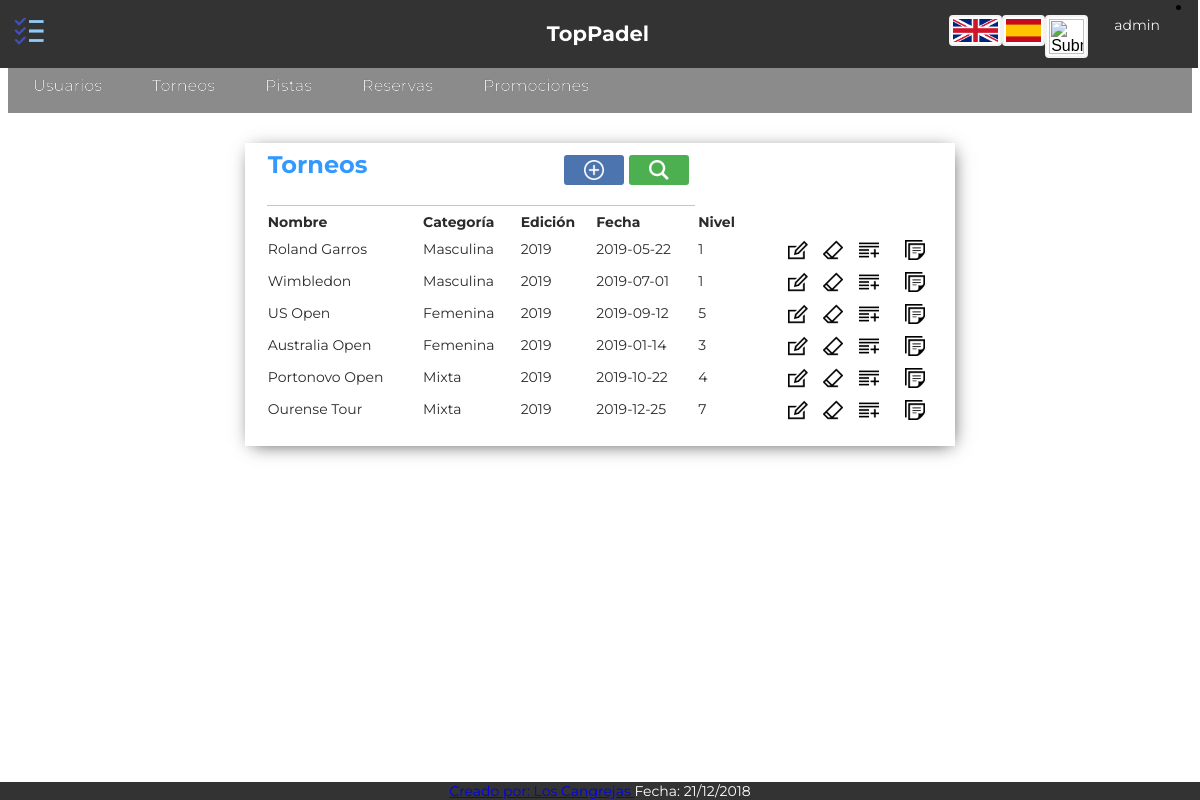
The page /Controllers/Torneos_Controller.php (signed in) on the database its author committed.
### tables this page shows
CREATE TABLE `torneo` (
  `ID_Torneo` tinyint(5) NOT NULL,
  `nombre` varchar(45) NOT NULL,
  `categoria` varchar(15) NOT NULL,
  `fecha` date NOT NULL,
  `edicion` int(5) NOT NULL,
  `nivel` int(5) NOT NULL
);

### Functions/Authentication.php (called while the page is built)
<?php
function IsAuthenticated(){
	if (!isset($_SESSION['login'])){
		return false;
	}
	else{
		return true;
	}
}
?>

### Models/Torneos_Model.php (called while the page is built, shortened)
<?php
class Torneos_Model{
	var $ID_Torneo;
	var $nombre;
	var $categoria;
	var $edicion;
	var $fecha;
	var $nivel;
	function __construct ($ID_Torneo,$nombre,$categoria,$edicion,$fecha,$nivel){
		$this -> ID_Torneo = $ID_Torneo;
		$this -> nombre = $nombre;
		$this -> categoria = $categoria;
		$this -> edicion = $edicion;
		$this -> fecha = $fecha;
		$this -> nivel = $nivel;
		include_once 'Access_DB.php';
		$this->mysqli = ConnectDB();
		}
function search(){
	     $sql = "SELECT *
       			FROM torneo
    			WHERE
    				(
    				(`ID_Torneo` LIKE '%$this->ID_Torneo%') &&
	 				(`nombre` LIKE '%$this->nombre%') &&
					(`categoria` LIKE '%$this->categoria%') &&
					(`edicion` LIKE '%$this->edicion%') &&
					(`fecha` LIKE '%$this->fecha%') &&
					(`nivel` LIKE '%$this->nivel%')
    				)";
    if (!($resultado = $this->mysqli->query($sql))){
		return 'Error en la búsqueda';
	}
    else{
		return $resultado;
	}
}
}
?>

### Models/Access_DB.php (called while the page is built)
<?php
function ConnectDB()
{
    $mysqli = new mysqli("localhost", "todolist", "todolist", "todolist");
	if ($mysqli->connect_errno) {
		include './MESSAGE.php';
		new MESSAGE("Fallo al conectar a MySQL: (" . $mysqli->connect_errno . ") " . $mysqli->connect_error, './index.php');
		return false;
	}
	else{
		return $mysqli;
	}
}
?>

### Views/Torneos_SHOWALL_View.php (the view, shortened to what this page needs)
<?php
include_once '../Functions/Authentication.php';
include '../Views/Header.php';
 class Torneos_SHOWALL{
	var $datos;
	function __construct($datos,$enlace){
		$this -> datos = $datos;
		$this -> mostrar();
	}
	function mostrar(){
?>
	<div class="showall">
		<table class="showAllUsers">
			<tr><th class="title" colspan="4"><?php echo $strings['Torneos']; ?>
			<form class="tableActions" action="../Controllers/Torneos_Controller.php" method="">
			<button class="buscar-little" name="action" value="Confirmar_SEARCH1" type="submit"></button>
			<button class="anadir-little"  name="action" value="Confirmar_ADD" type="submit"></button>
			</form></th></tr>
			<tr>
				<th><?php echo $strings['Nombre']; ?></th>
				<th><?php echo $strings['Categoria']; ?></th>
				<th><?php echo $strings['Edicion']; ?></th>
				<th><?php echo $strings['Fecha']; ?></th>
				<th><?php echo $strings['Nivel']; ?></th>
				<th></th>
			</tr>
		<?php
			while($fila = $this ->datos->fetch_array()){
		?>
			<tr>
				<form action="../Controllers/Torneos_Controller.php" method="post" name="action" >
					<td><?php echo $fila['nombre']; ?></td>
					<td><?php echo $fila['categoria']; ?></td>
					<td><?php echo $fila['edicion']; ?></td>
					<td><?php echo $fila['fecha']; ?></td>
					<td><?php echo $fila['nivel']; ?></td>
					<td style="text-align:right">
						<button class="editar" name="action" value="Confirmar_EDIT" type="submit"></button>
						<button class="borrar" name="action" value="Confirmar_DELETE1" type="submit"></button>
						<button class="add" name="action" value="Confirmar_SHOWCURRENT" type="submit"></button>
					</td>
				</form>
				<form action="../Controllers/Inscripcion_Controller.php" method="post" name="action" >
					<td style="text-align:right">
						<button class="inscripcion" name="action" value="Confirmar_INSCRIPCION1" type="submit"></button>
					</td>
					</form>
			</tr>
		<?php
			}
		?>
		</table>
	</div>
<?php
    }
}
?>
<footer>
	<?php include '../Views/Footer.php'; ?>

### Controllers/Torneos_Controller.php (shortened to what this page needs)
<?php
include_once "../Functions/Authentication.php";
if(!IsAuthenticated()){
	new MESSAGE('No puedes ver nada sin loguearte','../index.php');
}else{
	include_once "../Models/Torneos_Model.php";
	include_once "../Views/Torneos_SHOWALL_View.php";
	switch ($_REQUEST['action']){
		default:
		if(isset($_SESSION['tipo'])){
		if($_SESSION['tipo']=='ADMIN'){
			$torneo = new Torneos_Model('','','','','','');
			$datos = $torneo -> search();
			$respuesta = new Torneos_SHOWALL($datos,'../Controllers/Torneos_Controller.php');
		}else{
			$torneo = new Torneos_Model('','','','','','');
			$datos = $torneo -> searchPorCategoria();
			$respuesta = new Torneos_SHOWALL($datos,'../Controllers/Torneos_Controller.php');
		}
	}
	}
}
?>

### Views/Header.php (shortened to what this page needs)
<?php
	include_once '../Functions/Authentication.php';
?>
<html>
<head>
	<link rel="stylesheet" type="text/css" href="../Views/css/style.css">
	<link rel="stylesheet" href="https://cdnjs.cloudflare.com/ajax/libs/font-awesome/4.7.0/css/font-awesome.min.css">
	<link rel="stylesheet" type="text/css" href="../Views/css/tcal.css" />
</head>
<?php
if(isset($_SESSION['tipo'])){
?>
<header id="main-header">
	<div class="fixednav">
		<div class="topnav">
			<div class="topnav-centered">
				<a><h2>TopPadel</h2></a>
			</div>
			<a class="alogo"><button class="logo"></button></a>
			<div class="topnav-right">
                <?php
                    if (IsAuthenticated()){
                ?>
			<li><a class="dropdownElm" onclick="dropdown()"><?php echo $_SESSION['login'];?></a>
			</li>
                <?php
                    }
                    else{
                ?>
                    <a href='../Controllers/Registro_Controller.php'><button class="registrar"></button></a>
                <?php
                    }
                ?>
			</div>
			<div class="flags1" >
				<form name='idioma' action="../Functions/CambioIdioma.php" method="POST" style="display: inline-block; margin:0; padding:0;">
					<input type="image" src="../Views/img/uk.png"  width="45px">
				</form>
				<form name='idioma' action="../Functions/CambioIdioma.php" method="POST" style="display: inline-block; margin:0; padding:0;">
					<input type="image"  src="../Views/img/spain.png"  width="35px" >
				</form>
				<form name='idioma' action="../Functions/CambioIdioma.php" method="POST" style="display: inline-block; margin:0; padding:0;">
					<input type="image"  src="../Views/img/galicia.png" width="35px">
				</form>
			</div>
	</div>
	<div class="menu-bar" id="menu-bar">
		<li><a href="../Controllers/Usuarios_Controller.php"><?php echo $strings['Usuarios']; ?></a></li>
		<li><a href="../Controllers/Torneos_Controller.php"><?php echo $strings['Torneos']; ?></a></li>
		<li><a href="../Controllers/Pistas_Controller.php"><?php echo $strings['Pistas']; ?></a></li>
		<li><a href="../Controllers/Reservas_Controller.php"><?php echo $strings['Reservas']; ?></a></li>
		<li><a href="../Controllers/Promociones_Controller.php"><?php echo $strings['Promociones']; ?></a></li>
	</div>
</header>
<?php
}
?>

### Views/Footer.php
<div class="footer" id="footer">
	<li><a href="../Views/Integrantes.php" target=_blank><?php echo $strings['Creado por']; ?>: Los Cangrejas </a></li>
		<li><a><?php echo $strings['Fecha']; ?>: 21/12/2018</a></li>
</div>
</body>
</html>

### Views/css/style.css (style rules this page uses)
.flags1 { display:inline-flex; float:right; padding:10px; width: auto; }
.flags1 form { box-shadow: none; }
.topnav { position: fixed; background-color: #333; margin: -10px -10px 0px -10px; width: 100%; z-index: 8999; }
.topnav a { float: left; color: white; text-align: center; padding: 18px 16px 16px 16px; text-decoration: none; font-size: 14px; font-style: normal; text-shadow: 0px 0px 0px #000000; }
.topnav-centered a { float: none; position: absolute; top: 50%; left: 50%; transform: translate(-50%, -50%); }
.topnav-right { float: right; display: flex; text-align: center; }
.menu-bar { width: 100%; border-top: 50px solid; height: 55px; line-height: 100%; background: #8B8B8B; position: inherit; }
.menu-bar li { margin: 0px 0px 0px 0px; padding: 0px 0px 0px 0px; float: left; position: inherit; list-style: none; }
.menu-bar a { font-style: normal; font-size: 16px; color: #E7E5E5; text-decoration: none; display: block; padding: 20px 25px 19px 25px; margin: 0; margin-bottom: 0px; border-radius: 0px; text-shadow: 0px 0px 0px #000000; }
.footer { font-size: 14; background-color: #333; position: fixed; left: 0; bottom: 0; width: 100%; height: auto; display: inline-table; text-align: center; z-index: 999; color: white }
.footer li { display: inline; }
.dropdownElm { cursor: pointer; }
form { font-size:14px; color:#2b2b2b; width:50%; margin-left:auto; margin-right:auto; margin-top:50px; padding: 20px 40px 20px 20px; box-shadow: 2px 3px 18px -5px rgba(0,0,0,0.75); }
input { padding:2px; border:2px solid #f2f2f2; border-radius:4px; background-color:#fff; margin-top: 7; font-size:16px; }
.showAllUsers { font-size:14px; color:#2b2b2b; width:60%; margin-left:auto; margin-right:auto; margin-top:30px; margin-bottom: 35px; padding: 0px 20px 20px 20px; box-shadow: 2px 3px 18px -5px rgba(0,0,0,0.75); }
.title { text-align:left; font-size:24px; font-weight:bold; border-bottom: 1px solid rgba(114, 114, 114, 0.411); color:#39F; padding-bottom: 20px; }
th { padding-top: 5px; text-align: left; }
.logo { background-size: 35px 35px; background-color: #333; background-position: center; background-repeat: no-repeat; margin-top: 0px; margin-right: 0px; border: none; padding: 15px 15px; cursor: pointer; background-image: url(../img/logo.png); }
button { background-size: 20px 20px; background-position: center; background-repeat: no-repeat; margin-top: 25px; margin-right: 30px; border: none; color: white; padding: 20px 35px; text-align: center; font-size: 16px; cursor: pointer; border-radius: 3px; background-color:green; }
.buscar-little { vertical-align: text-bottom; float: right; margin-top: 5px; margin-right: 5px; padding: 15px 30px; background-image: url(../img/buscar.png); background-color: #4CAF50; }
.anadir-little { vertical-align: text-bottom; float: right; margin-top: 5px; margin-right: 5px; padding: 15px 30px; background-image: url(../img/anadir.png); background-color: rgb(76, 116, 175); }
.editar { background-image: url(../img/editar.png); background-color: Transparent; background-repeat:no-repeat; border: none; cursor:pointer; overflow: hidden; outline:none; margin-top: 5px; margin-right: 2px; padding: 10px 15px; margin-bottom: 3px; }
.borrar { background-image: url(../img/borrar.png); background-color: Transparent; background-repeat:no-repeat; border: none; cursor:pointer; overflow: hidden; outline:none; margin-top: 5px; margin-right: 2px; padding: 10px 15px; margin-bottom: 3px; }
.add { background-image: url(../img/add.png); background-color: Transparent; background-repeat:no-repeat; border: none; cursor:pointer; overflow: hidden; outline:none; margin-top: 5px; margin-right: 2px; padding: 10px 15px; margin-bottom: 3px; }
.inscripcion { background-image: url(../img/note.png); background-color: Transparent; background-repeat:no-repeat; border: none; cursor:pointer; overflow: hidden; outline:none; margin-top: 5px; margin-right: 2px; padding: 10px 15px; margin-bottom: 3px; }
.tableActions { display: contents; }

### rows shown on the page
torneo: nombre "Roland Garros", categoria "Masculina", edicion "2019", fecha "2019-05-22", nivel "1"
torneo: nombre "Wimbledon", categoria "Masculina", edicion "2019", fecha "2019-07-01", nivel "1"
torneo: nombre "US Open", categoria "Femenina", edicion "2019", fecha "2019-09-12", nivel "5"
torneo: nombre "Australia Open", categoria "Femenina", edicion "2019", fecha "2019-01-14", nivel "3"
torneo: nombre "Portonovo Open", categoria "Mixta", edicion "2019", fecha "2019-10-22", nivel "4"
torneo: nombre "Ourense Tour", categoria "Mixta", edicion "2019", fecha "2019-12-25", nivel "7"

### other values the page prints
$_SESSION['login'] "admin"
$strings['Usuarios'] "Usuarios"
$strings['Torneos'] "Torneos"
$strings['Pistas'] "Pistas"
$strings['Reservas'] "Reservas"
$strings['Promociones'] "Promociones"
$strings['Creado por'] "Creado por"
$strings['Fecha'] "Fecha"
$strings['Nombre'] "Nombre"
$strings['Categoria'] "Categoría"
$strings['Edicion'] "Edición"
$strings['Nivel'] "Nivel"
